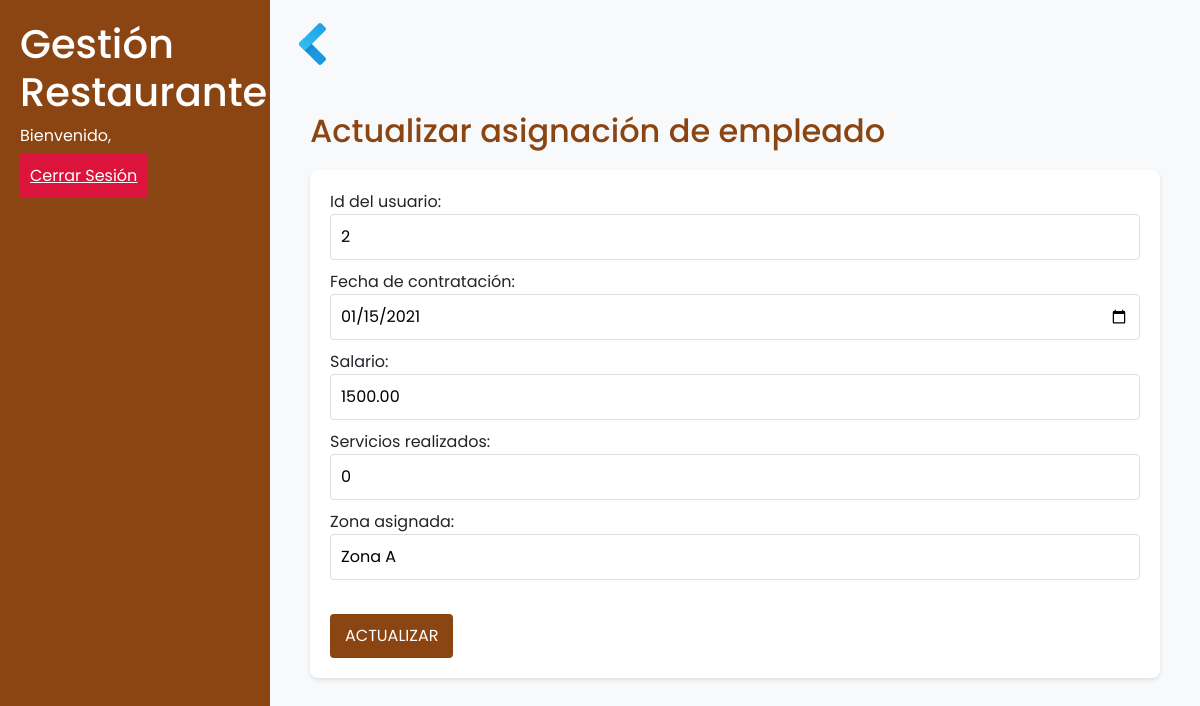
Screenshot of /actualizarEmpleadoU.php?id=1 with the database file from the repository.
### tables this page shows
CREATE TABLE empleados (
    id INT AUTO_INCREMENT PRIMARY KEY,
    usuario_id INT,
    puesto VARCHAR(50) NOT NULL,
    fecha_contratacion DATE NOT NULL,
    salario DECIMAL(10, 2) NOT NULL,
    servicios_realizados INT DEFAULT 0,
    zona_asignada VARCHAR(50),
    FOREIGN KEY (usuario_id) REFERENCES usuarios(id)
);

### actualizarEmpleadoU.php (the view, shortened to what this page needs)
<?php
include 'Static/connect/db.php'; ?>
<?php include 'includes/header.php'; ?>
<a href="empleados.php"><img src="Static/img/back.png"></a>
<br><br>
<?php
if (isset($_GET['id'])) {
    $ID = $_GET['id'];
    $query = "SELECT * FROM empleados WHERE id = $ID;";
    $result = mysqli_query($conn, $query);
    if (mysqli_num_rows($result) == 1) {
        $row = mysqli_fetch_array($result);
        $idUsuario = $row['usuario_id'];
        $fechaContratacion = $row['fecha_contratacion'];
        $salario = $row['salario'];
        $serviciosRealizados = $row['servicios_realizados'];
        $zonaAsignada = $row['zona_asignada'];
    }
}
?>
<div class="content"><h2>Actualizar asignación de empleado</h2>
<form class="user-form" method="POST" action="actualizarEmpleadoU.php?id=<?php echo $_GET['id']; ?>">
    <div class="form_container">
        <label for="usuario_id" class="formulario_label">Id del usuario:</label>
        <input type="text" name="usuario_id" id="usuario_id" class="formulario_input" value="<?php echo $idUsuario; ?>">
    </div>
    <div class="form_container">
        <label for="fecha_contratacion" class="formulario_label">Fecha de contratación:</label>
        <input type="date" name="fecha_contratacion" id="fecha_contratacion" class="formulario_input" value="<?php echo $fechaContratacion; ?>">
    </div>
    <div class="form_container">
        <label for="salario">Salario:</label>
        <input type="number" name="salario" id="salario" class="formulario_input" value="<?php echo $salario; ?>">
    </div>
    <div class="form_container">
        <label for="servicios_realizados">Servicios realizados:</label>
        <input type="text" name="servicios_realizados" id="servicios_realizados" class="formulario_input" value="<?php echo $serviciosRealizados; ?>">
    </div>
    <div class="form_container">
        <label for="zona_asignada">Zona asignada:</label>
        <input type="text" name="zona_asignada" id="zona_asignada" class="formulario_input" value="<?php echo $zonaAsignada;?>">
    </div>
    <br>
    <div class="form_container">
        <button class="formulario_btn" name="update">ACTUALIZAR</button>
    </div>
</form>

### Static/css/styles.css (style rules this page uses)
html, body { height: 100%; margin: 0; padding: 0; font-family: 'Poppins', sans-serif; }
body { margin: 0; padding: 0; min-height: 100vh; background-color: #f8f9fa; }
.content { flex-grow: 1; padding: 20px; height: 100vh; overflow-y: auto; }
.content h2 { color: #8B4513; margin-bottom: 20px; }
.user-form { background-color: #fff; padding: 20px; border-radius: 8px; box-shadow: 0 2px 4px rgba(0,0,0,0.1); margin-bottom: 20px; }
.user-form input { display: block; width: 100%; padding: 10px; margin-bottom: 10px; border: 1px solid #ddd; border-radius: 4px; font-size: 16px; }
.user-form button { background-color: #8B4513; color: white; padding: 10px 15px; border: none; border-radius: 4px; cursor: pointer; font-size: 16px; }

### rows the page displays
empleados: usuario_id "2", fecha_contratacion "01/15/2021", salario "1500.00", servicios_realizados "0", zona_asignada "Zona A"
